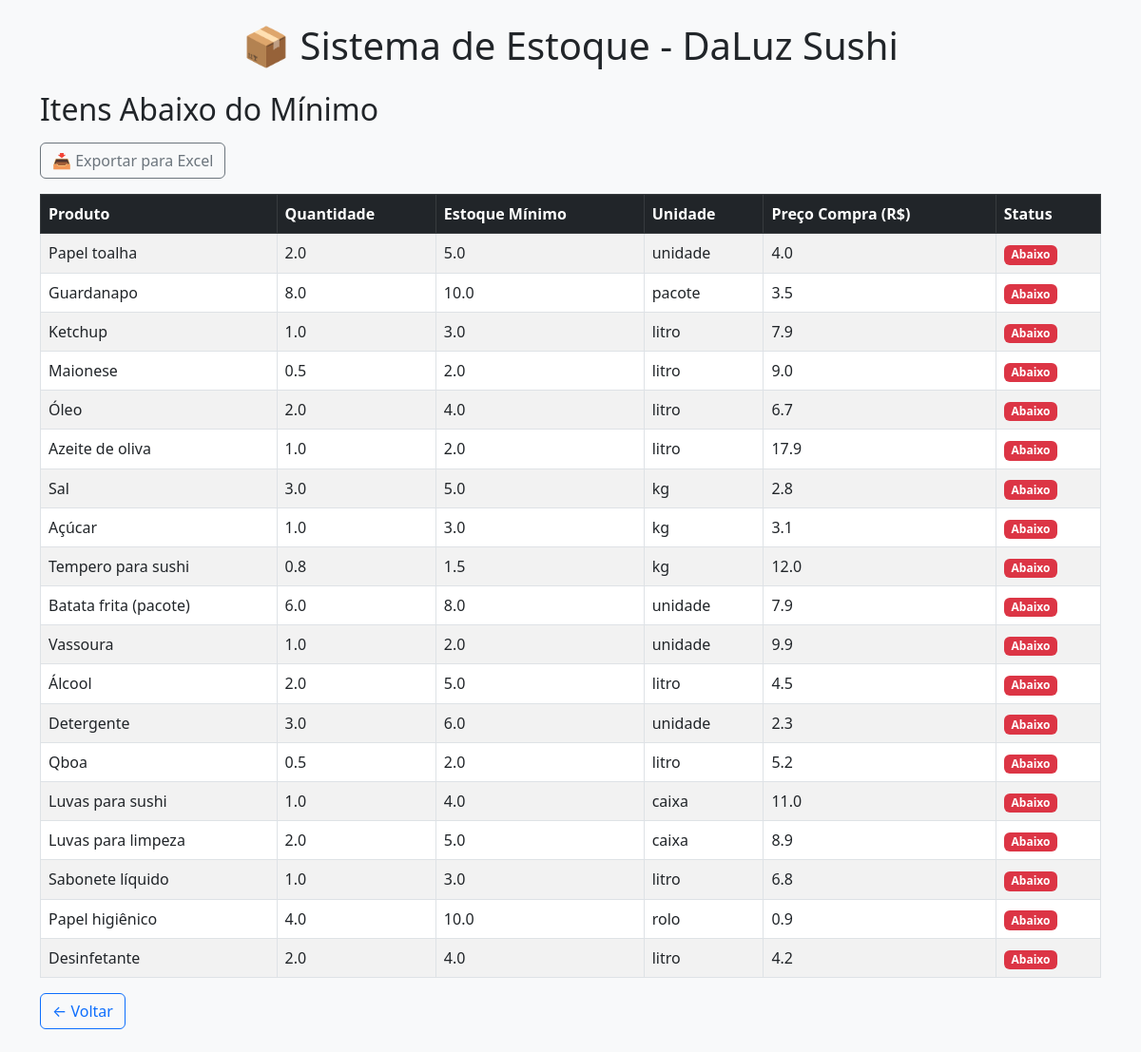
Page /alerta on the committed database.
### tables this page shows
CREATE TABLE produtos (
    id INTEGER PRIMARY KEY AUTOINCREMENT,
    nome TEXT NOT NULL,
    categoria TEXT NOT NULL,
    quantidade_atual REAL NOT NULL,
    estoque_minimo REAL NOT NULL,
    unidade_medida TEXT NOT NULL,
    preco_compra REAL
);

### app.py (the view)
@app.route('/alerta')
def alerta():
    with conectar() as conn:
        cursor = conn.cursor()
        cursor.execute("SELECT nome, categoria, quantidade_atual, estoque_minimo, unidade_medida, preco_compra FROM produtos WHERE quantidade_atual < estoque_minimo")
        produtos = cursor.fetchall()
    return render_template('alerta.html', produtos=produtos)

### app.py (called while the page is built)
def conectar():
    return sqlite3.connect(DB_NAME)

### templates/alerta.html (shortened to what this page needs)
{% extends "base.html" %}
{% block content %}
<h2 class="mb-3">Itens Abaixo do Mínimo</h2>
<a href="/exportar" class="btn btn-outline-secondary mb-3">📥 Exportar para Excel</a>
<table class="table table-bordered table-striped table-hover">
    <thead class="table-dark">
        <tr>
            <th>Produto</th>
            <th>Quantidade</th>
            <th>Estoque Mínimo</th>
            <th>Unidade</th>
            <th>Preço Compra (R$)</th>
            <th>Status</th>
        </tr>
    </thead>
    <tbody>
        {% for nome, categoria, qtd, minimo, unidade, preco in produtos %}
        <tr>
            <td>{{ nome }}</td>
            <td>{{ qtd }}</td>
            <td>{{ minimo }}</td>
            <td>{{ unidade }}</td>
            <td>{{ preco }}</td>
            <td><span class="badge bg-danger">Abaixo</span></td>
        </tr>
        {% endfor %}
    </tbody>
</table>
<a href="/" class="btn btn-outline-primary">← Voltar</a>
{% endblock %}

### templates/base.html (shortened to what this page needs)
<!DOCTYPE html>
<html lang="pt-br">
<head>
    <link href="https://cdn.jsdelivr.net/npm/bootstrap@5.3.0/dist/css/bootstrap.min.css" rel="stylesheet">
</head>
<body class="bg-light">
    <div class="container py-4">
        <h1 class="mb-4 text-center">📦 Sistema de Estoque - DaLuz Sushi</h1>
        {% block content %}{% endblock %}
    </div>
</body>
</html>

### rows in the picture
produtos: nome "Papel toalha", quantidade_atual "2.0", estoque_minimo "5.0", unidade_medida "unidade", preco_compra "4.0"
produtos: nome "Guardanapo", quantidade_atual "8.0", estoque_minimo "10.0", unidade_medida "pacote", preco_compra "3.5"
produtos: nome "Ketchup", quantidade_atual "1.0", estoque_minimo "3.0", unidade_medida "litro", preco_compra "7.9"
produtos: nome "Maionese", quantidade_atual "0.5", estoque_minimo "2.0", unidade_medida "litro", preco_compra "9.0"
produtos: nome "Óleo", quantidade_atual "2.0", estoque_minimo "4.0", unidade_medida "litro", preco_compra "6.7"
produtos: nome "Azeite de oliva", quantidade_atual "1.0", estoque_minimo "2.0", unidade_medida "litro", preco_compra "17.9"
produtos: nome "Sal", quantidade_atual "3.0", estoque_minimo "5.0", unidade_medida "kg", preco_compra "2.8"
produtos: nome "Açúcar", quantidade_atual "1.0", estoque_minimo "3.0", unidade_medida "kg", preco_compra "3.1"
produtos: nome "Tempero para sushi", quantidade_atual "0.8", estoque_minimo "1.5", unidade_medida "kg", preco_compra "12.0"
produtos: nome "Batata frita (pacote)", quantidade_atual "6.0", estoque_minimo "8.0", unidade_medida "unidade", preco_compra "7.9"
produtos: nome "Vassoura", quantidade_atual "1.0", estoque_minimo "2.0", unidade_medida "unidade", preco_compra "9.9"
produtos: nome "Álcool", quantidade_atual "2.0", estoque_minimo "5.0", unidade_medida "litro", preco_compra "4.5"
produtos: nome "Detergente", quantidade_atual "3.0", estoque_minimo "6.0", unidade_medida "unidade", preco_compra "2.3"
produtos: nome "Qboa", quantidade_atual "0.5", estoque_minimo "2.0", unidade_medida "litro", preco_compra "5.2"
produtos: nome "Luvas para sushi", quantidade_atual "1.0", estoque_minimo "4.0", unidade_medida "caixa", preco_compra "11.0"
produtos: nome "Luvas para limpeza", quantidade_atual "2.0", estoque_minimo "5.0", unidade_medida "caixa", preco_compra "8.9"
produtos: nome "Sabonete líquido", quantidade_atual "1.0", estoque_minimo "3.0", unidade_medida "litro", preco_compra "6.8"
produtos: nome "Papel higiênico", quantidade_atual "4.0", estoque_minimo "10.0", unidade_medida "rolo", preco_compra "0.9"
produtos: nome "Desinfetante", quantidade_atual "2.0", estoque_minimo "4.0", unidade_medida "litro", preco_compra "4.2"
